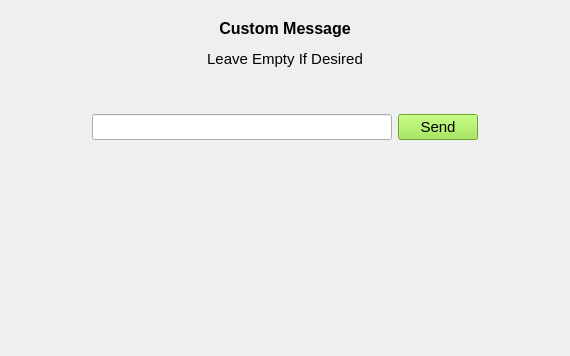
<?xml version="1.0" encoding="UTF-8"?>
<ui version="4.0">
 <class>MainWindow</class>
 <widget class="QMainWindow" name="MainWindow">
  <property name="geometry">
   <rect>
    <x>0</x>
    <y>0</y>
    <width>570</width>
    <height>356</height>
   </rect>
  </property>
  <property name="minimumSize">
   <size>
    <width>570</width>
    <height>356</height>
   </size>
  </property>
  <property name="maximumSize">
   <size>
    <width>570</width>
    <height>356</height>
   </size>
  </property>
  <property name="windowTitle">
   <string>Q.U.A.C.K.E.D</string>
  </property>
  <widget class="QWidget" name="centralwidget">
   <layout class="QGridLayout" name="gridLayout">
    <item row="6" column="0">
     <spacer name="verticalSpacer">
      <property name="orientation">
       <enum>Qt::Vertical</enum>
      </property>
      <property name="sizeHint" stdset="0">
       <size>
        <width>20</width>
        <height>40</height>
       </size>
      </property>
     </spacer>
    </item>
    <item row="2" column="0">
     <spacer name="verticalSpacer_3">
      <property name="orientation">
       <enum>Qt::Vertical</enum>
      </property>
      <property name="sizeType">
       <enum>QSizePolicy::Fixed</enum>
      </property>
      <property name="sizeHint" stdset="0">
       <size>
        <width>20</width>
        <height>40</height>
       </size>
      </property>
     </spacer>
    </item>
    <item row="0" column="0">
     <spacer name="verticalSpacer_2">
      <property name="orientation">
       <enum>Qt::Vertical</enum>
      </property>
      <property name="sizeType">
       <enum>QSizePolicy::Fixed</enum>
      </property>
      <property name="sizeHint" stdset="0">
       <size>
        <width>20</width>
        <height>10</height>
       </size>
      </property>
     </spacer>
    </item>
    <item row="1" column="0" alignment="Qt::AlignHCenter">
     <widget class="QLabel" name="mainLabel">
      <property name="sizePolicy">
       <sizepolicy hsizetype="Fixed" vsizetype="Fixed">
        <horstretch>0</horstretch>
        <verstretch>0</verstretch>
       </sizepolicy>
      </property>
      <property name="minimumSize">
       <size>
        <width>200</width>
        <height>0</height>
       </size>
      </property>
      <property name="maximumSize">
       <size>
        <width>16777215</width>
        <height>16777215</height>
       </size>
      </property>
      <property name="text">
       <string>&lt;html&gt;&lt;head/&gt;&lt;body&gt;&lt;p&gt;&lt;span style=&quot; font-size:12pt; font-weight:600;&quot;&gt;Custom Message&lt;/span&gt;&lt;/p&gt;&lt;p&gt;&lt;span style=&quot; font-size:11pt;&quot;&gt;Leave Empty If Desired&lt;/span&gt;&lt;/p&gt;&lt;/body&gt;&lt;/html&gt;</string>
      </property>
      <property name="alignment">
       <set>Qt::AlignCenter</set>
      </property>
     </widget>
    </item>
    <item row="4" column="0">
     <layout class="QGridLayout" name="gridLayout_2">
      <item row="0" column="2">
       <widget class="QPushButton" name="sendBtn">
        <property name="sizePolicy">
         <sizepolicy hsizetype="Fixed" vsizetype="Minimum">
          <horstretch>0</horstretch>
          <verstretch>0</verstretch>
         </sizepolicy>
        </property>
        <property name="font">
         <font>
          <pointsize>11</pointsize>
         </font>
        </property>
        <property name="styleSheet">
         <string notr="true">background-color:rgb(150, 230, 60);</string>
        </property>
        <property name="text">
         <string>Send</string>
        </property>
       </widget>
      </item>
      <item row="0" column="1">
       <widget class="QLineEdit" name="msgTxtBox">
        <property name="sizePolicy">
         <sizepolicy hsizetype="Fixed" vsizetype="Fixed">
          <horstretch>0</horstretch>
          <verstretch>0</verstretch>
         </sizepolicy>
        </property>
        <property name="minimumSize">
         <size>
          <width>300</width>
          <height>0</height>
         </size>
        </property>
        <property name="font">
         <font>
          <pointsize>11</pointsize>
         </font>
        </property>
        <property name="focusPolicy">
         <enum>Qt::StrongFocus</enum>
        </property>
       </widget>
      </item>
      <item row="0" column="0">
       <spacer name="horizontalSpacer">
        <property name="orientation">
         <enum>Qt::Horizontal</enum>
        </property>
        <property name="sizeHint" stdset="0">
         <size>
          <width>40</width>
          <height>20</height>
         </size>
        </property>
       </spacer>
      </item>
      <item row="0" column="3">
       <spacer name="horizontalSpacer_2">
        <property name="orientation">
         <enum>Qt::Horizontal</enum>
        </property>
        <property name="sizeHint" stdset="0">
         <size>
          <width>40</width>
          <height>20</height>
         </size>
        </property>
       </spacer>
      </item>
     </layout>
    </item>
   </layout>
  </widget>
 </widget>
 <resources/>
 <connections/>
</ui>
